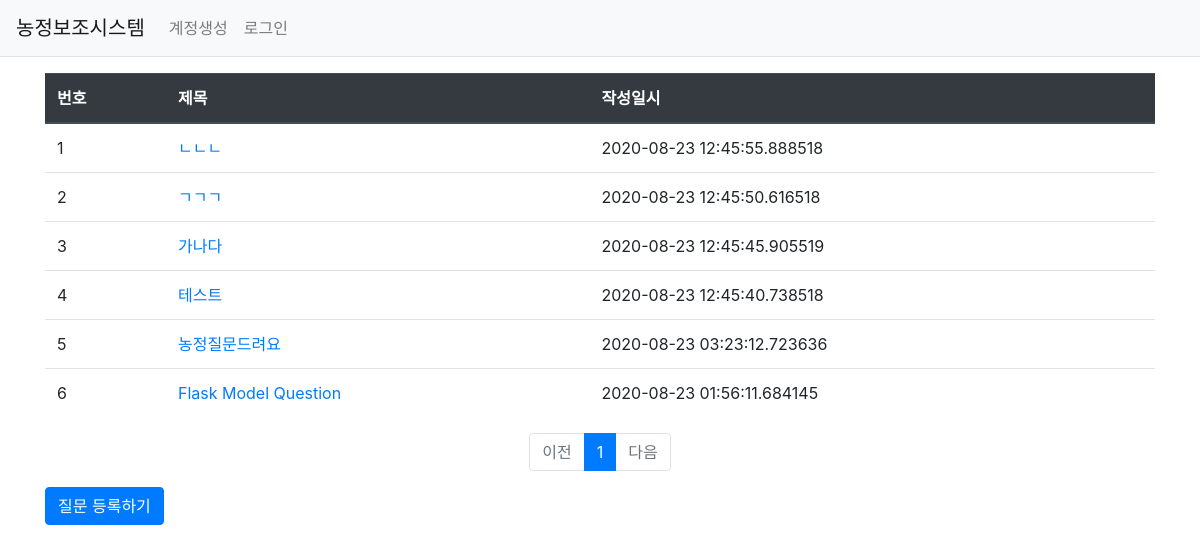
Page /question/list/ on the committed database.
### FSBM/models.py (models this page shows)
class Question(db.Model):
    id = db.Column(db.Integer, primary_key=True)
    subject = db.Column(db.String(200), nullable=False)
    content = db.Column(db.Text(), nullable=False)
    create_date = db.Column(db.DateTime(), nullable=False)

### FSBM/views/question_views.py (the view)
@bp.route('/list/')
def _list():
    page = request.args.get('page', type=int, default=1)  # 페이지
    question_list = Question.query.order_by(Question.create_date.desc())
    question_list = question_list.paginate(page, per_page=10)
    return render_template('question/question_list.html', question_list=question_list)

### FSBM/templates/question/question_list.html
{% extends 'base.html' %}
{% block content %}
<div class="container my-3">
    <table class="table">
        <thead>
        <tr class="thead-dark">
            <th>번호</th>
            <th>제목</th>
            <th>작성일시</th>
        </tr>
        </thead>
        <tbody>
        {% if question_list %}
        {% for question in question_list.items %}
        <tr>
            <td>{{ loop.index }}</td>
            <td>
                <a href="{{ url_for('question.detail', question_id=question.id) }}">{{ question.subject }}</a>
            </td>
            <td>{{ question.create_date }}</td>
        </tr>
        {% endfor %}
        {% else %}
        <tr>
            <td colspan="3">질문이 없습니다.</td>
        </tr>
        {% endif %}
        </tbody>
    </table>
    <ul class="pagination justify-content-center">
        {% if question_list.has_prev %}
        <li class="page-item">
            <a class="page-link" href="?page={{ question_list.prev_num }}">이전</a>
        </li>
        {% else %}
        <li class="page-item disabled">
            <a class="page-link" tabindex="-1" aria-disabled="true" href="#">이전</a>
        </li>
        {% endif %}
        {% for page_num in question_list.iter_pages() %}
            {% if page_num %}
                {% if page_num != question_list.page %}
                <li class="page-item">
                    <a class="page-link" href="?page={{ page_num }}">{{ page_num }}</a>
                </li>
                {% else %}
                <li class="page-item active" aria-current="page">
                    <a class="page-link" href="#">{{ page_num }}</a>
                </li>
                {% endif %}
           {% else %}
                <li class="disabled">
                    <a class="page-link" href="#">...</a>
                </li>
           {% endif %}
        {% endfor %}
        {% if question_list.has_next %}
        <li class="page-item">
            <a class="page-link" href="?page={{ question_list.next_num }}">다음</a>
        </li>
        {% else %}
        <li class="page-item disabled">
            <a class="page-link" tabindex="-1" aria-disabled="true" href="#">다음</a>
        </li>
        {% endif %}
    </ul>
    <a href="{{ url_for('question.create') }}" class="btn btn-primary">질문 등록하기</a>
</div>
{% endblock %}

### rows in the picture
Question: subject "ㄴㄴㄴ", create_date "2020-08-23 12:45:55.888518"
Question: subject "ㄱㄱㄱ", create_date "2020-08-23 12:45:50.616518"
Question: subject "가나다", create_date "2020-08-23 12:45:45.905519"
Question: subject "테스트", create_date "2020-08-23 12:45:40.738518"
Question: subject "농정질문드려요", create_date "2020-08-23 03:23:12.723636"
Question: subject "Flask Model Question", create_date "2020-08-23 01:56:11.684145"

### other values in the picture
{{ page_num }} "1"
